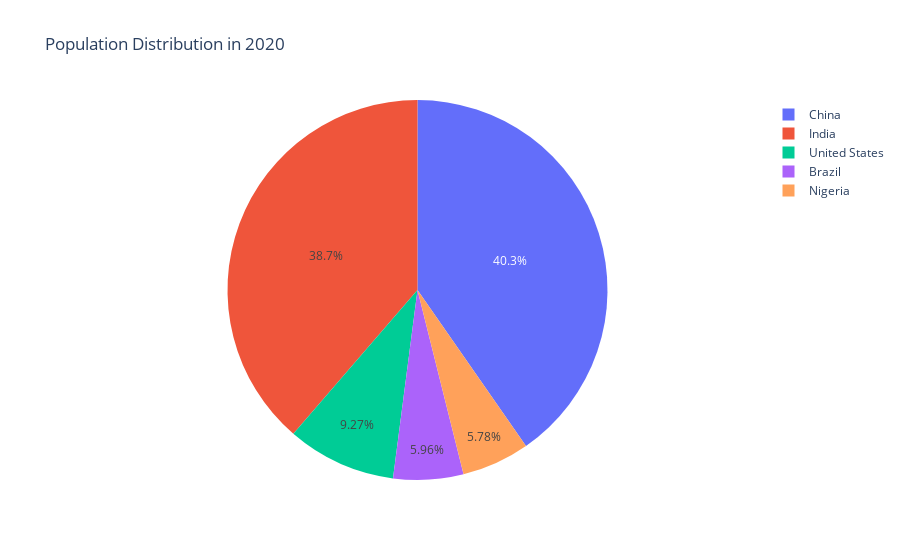

The notebook cell saved with this chart:
### Code cell
fig = px.pie(df_population_2020, 
             names=df_population_2020.index,
             values='2020', 
             title="Population Distribution in 2020")
fig.show()

### Figure 1 — Plotly figure (JSON) as saved in the notebook; plotly's stock layout.template omitted (floating-point values rounded to 4 significant figures)
{"data": [{"domain": {"x": [0, 1], "y": [0, 1]}, "hovertemplate": "country=%{label}<br>2020=%{value}<extra></extra>", "labels": ["India", "Nigeria", "China", "United States", "Brazil"], "legendgroup": "", "name": "", "showlegend": true, "type": "pie", "values": [1380004385, 206139589, 1439323776, 331002651, 212559417]}], "layout": {"legend": {"tracegroupgap": 0}, "title": {"text": "Population Distribution in 2020"}}}
